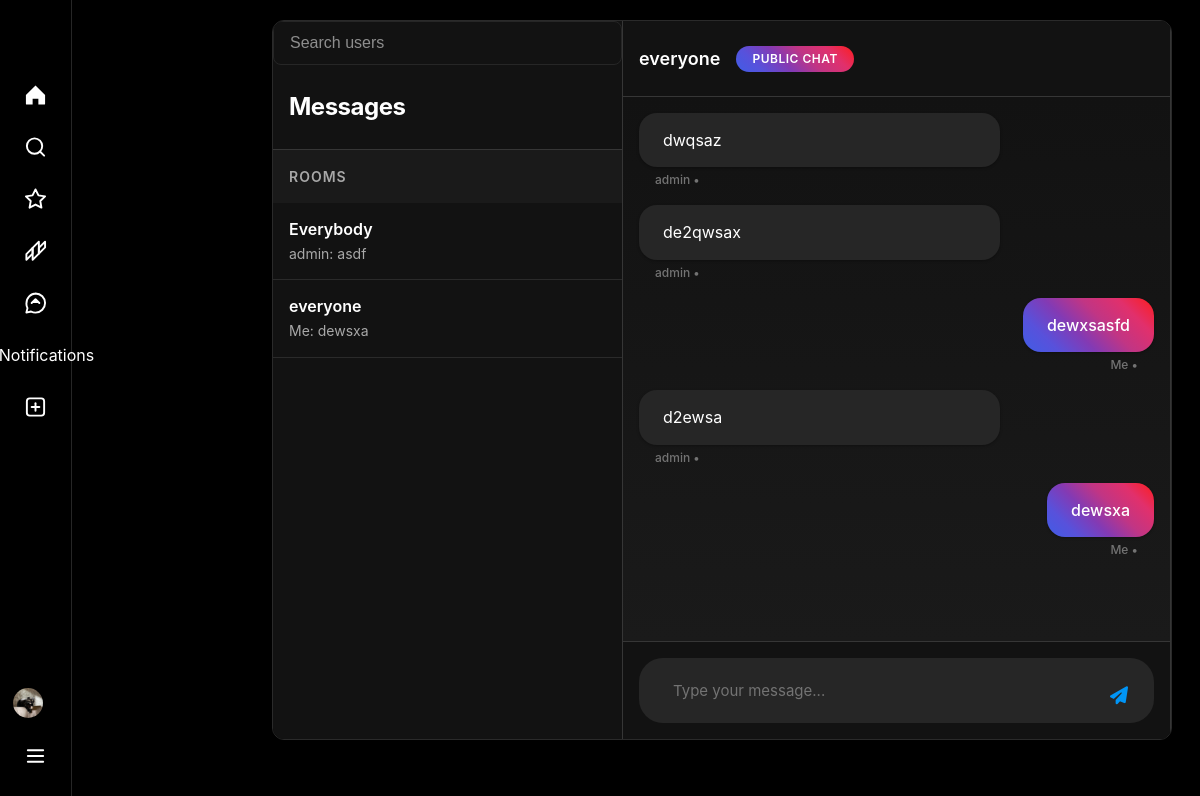
Page /chat/everyone/ (signed in) on the earlier database version.
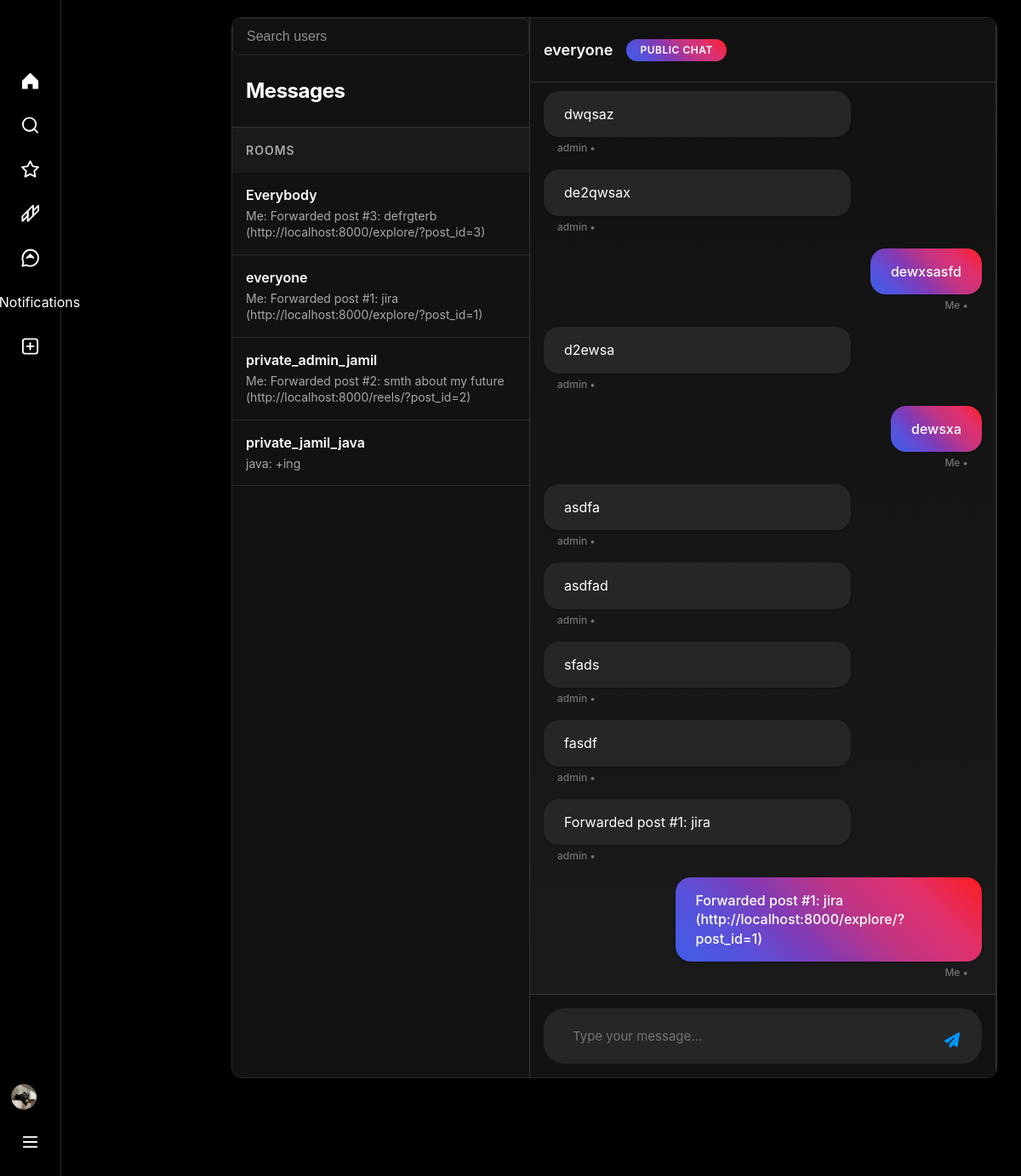
Same page on the later database version.
### chat/models.py (models this page shows, shortened)
class Room(models.Model):
    CHAT_TYPE_CHOICES = [
        ('private', 'Private'),
        ('public', 'Public'),
    ]
    room_name = models.CharField(max_length=100, unique=True)
    members = models.ManyToManyField(UserModel, related_name='chats')
    chat_type = models.CharField(max_length=10, choices=CHAT_TYPE_CHOICES, default='public')
    def __str__(self):
        return self.room_name

class Message(models.Model):
    room = models.ForeignKey(Room, on_delete=models.CASCADE, related_name='messages')
    message = models.CharField(max_length=255)
    sender = models.ForeignKey(UserModel, on_delete=models.CASCADE)
    post = models.ForeignKey(PostModel, null=True, blank=True, on_delete=models.SET_NULL)
    created_at = models.DateTimeField(auto_now_add=True)

### users/models.py (models this page shows, shortened)
class UserModel(AbstractUser):
    bio = models.CharField(max_length=255, null=True, blank=True)
    avatar = models.ImageField(upload_to='user/avatars/', null=True, blank=True)
    website = models.URLField(null=True, blank=True)
    class GenderChoice(models.TextChoices):
        MALE = 'MALE', 'Male'
        FEMALE = 'FEMALE', 'Female'
        NOT_GIVEN = "NOT_GIVEN", "Not given"
    gender = models.CharField(
        max_length=10,
        choices=GenderChoice.choices,
        default=GenderChoice.NOT_GIVEN,
        null=True,
        blank=True
    )

### chat/views.py (the view)
# urls.py: path('<str:room_name>/', views.room_view, name='room'),
def room_view(request, room_name):
    existing_room = get_object_or_404(Room, room_name=room_name)
    get_messages = Message.objects.filter(room=existing_room)
    rooms = request.user.chats.all()
    other_members = existing_room.members.exclude(id=request.user.id)
    q = request.GET.get("q")
    qs = UserModel.objects.filter(username__icontains=q) if q else UserModel.objects.none()
    context = {
        'rooms': rooms,
        'messages': get_messages,
        'username': request.user,
        "room_name": existing_room,
        'other_members': other_members,
        'members': qs,
    }
    return render(request, 'messages.html', context)

### posts/templatetags/my_tags.py (called while the page is built)
@register.simple_tag
def split_after_second_underscore(room_name, request):
    parts = room_name.split('_')
    if len(parts) > 2:
        if parts[2] == request.user.username:
            return parts[1]
        else:
            return parts[2]
    return room_name

### templates/messages.html (shortened to what this page needs)
{% extends "base.html" %}
{% load static %}
{% load my_tags %}
{% block content %}
<div class="messages-container">
    <div class="messages-sidebar">
        <form method="GET" class="search-container">
            <div class="search-bar">
                <input type="text" name="q" placeholder="Search users" class="search-input" id="search-input"
                       autocomplete="off">
            </div>
        </form>
        <div class="messages-header">
            <h2>Messages</h2>
        </div>
        <div class="rooms-header">Rooms</div>
        {% if filtered_queryset %}
        {% for query in filtered_queryset %}
        <div class="room-item">
            <a href="{% url 'room' room_name=query.room_name  %}">
                <div class="room-name">{{ query.room_name }}</div>
                <div class="room-preview">
                    {% if query.messages.last.sender == request.user %}
                    Me: {{ query.messages.last.message }}
                    {% else %}
                    {{ query.messages.last.sender.username }}: {{ query.messages.last.message }}
                    {% endif %}
                </div>
            </a>
        </div>
        {% endfor %}
        {% else %}
        {% for room in rooms %}
        <div class="room-item">
            <a href="{% url 'room' room_name=room.room_name %}">
                <div class="room-name">{{ room.room_name }}</div>
                <div class="room-preview">
                    {% if room.messages.last.sender == request.user %}
                    Me: {{ room.messages.last.message }}
                    {% else %}
                    {% if room.messages.last.sender.username %}
                    {{ room.messages.last.sender.username }}: {{ room.messages.last.message }}
                    {% else %}
                    Start a conversation
                    {% endif %}
                    {% endif %}
                </div>
            </a>
        </div>
        {% empty %}
        <div class="empty-state">
            <i class="fa-regular fa-comment-dots"></i>
            <p>No rooms yet</p>
            <p>Create a room to start messaging</p>
        </div>
        {% endfor %}
        {% endif %}
    </div>
    <div class="chat-container">
        <div class="chat-header">
            <h2>{% split_after_second_underscore room_name.room_name request %}</h2>
            <span class="chat-type-badge">{{ room_name.chat_type }} chat</span>
        </div>
        <div class="chats" id="chats-container">
            {% for message in messages %}
            {% if message.sender.username == request.user.username %}
            <div class="single-message sent">
                <div id="{{ message.id }}" class="msg-body">{{ message.message }}</div>
                <p class="sender">Me • {{ message.timestamp|time }}</p>
            </div>
            {% else %}
            <div class="single-message">
                <div class="msg-body">{{ message.message }}</div>
                <p class="sender">{{ message.sender }} • {{ message.timestamp|time }}</p>
            </div>
            {% endif %}
            {% empty %}
            <div class="empty-state">
                <i class="fa-regular fa-comments"></i>
                <p>No messages yet</p>
                <p>Send a message to start the conversation</p>
            </div>
            {% endfor %}
        </div>
        <div class="chat-input-area">
            <form id="msg-form" method="post" class="msg-form">
                <div class="input-wrapper">
                    <textarea name="message" id="message" class="chat-input" placeholder="Type your message..."
                              rows="1"></textarea>
                    <button type="submit" class="send-btn">
                        <i class="fa-solid fa-paper-plane"></i>
                    </button>
                </div>
            </form>
        </div>
    </div>
</div>
{% endblock %}

Differences in the rows shown:
shown differently, row unchanged: Room "Everybody": messages.last.sender.username "admin" → (not shown); messages.last.message "asdf" → "Forwarded post #3: defrgterb (http://localhost:8000/explore/?post_id=3)"; text ":" → "Me:"
computed for Room "everyone": messages.last.message "dewsxa" → "Forwarded post #1: jira (http://localhost:8000/explore/?post_id=1)"
added Room: room_name "private_admin_jamil", messages.last.message "Forwarded post #2: smth about my future (http://localhost:8000/reels/?post_id=2)"
added Room: room_name "private_jamil_java", messages.last.sender.username "java", messages.last.message "+ing"
added Message: message "asdfa", sender "admin"
added Message: message "asdfad", sender "admin"
added Message: message "sfads", sender "admin"
added Message: message "fasdf", sender "admin"
added Message: message "Forwarded post #1: jira", sender "admin"
added Message: message "Forwarded post #1: jira (http://localhost:8000/explore/?post_id=1)"
